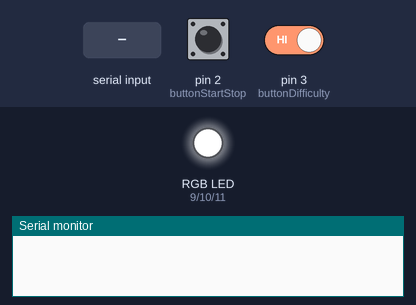
Recording of a program running on a simulated Arduino Uno, built with avr-gcc and run on an emulated ATmega328P. Parts: an RGB LED mixed from three pins (HIGH = lit), the last lines printed to the serial monitor. Dashed ring = blinking. The test bench sets the inputs (shaded band); at power-on: pin 2 (buttonStartStop) HIGH, pin 3 (buttonDifficulty) HIGH. Random numbers use the default seed unless the program sets one.

Above: at 1.2 s.
1.3 s: pin 2 (buttonStartStop) pulled LOW for 0.15 s
At 2.54 s:
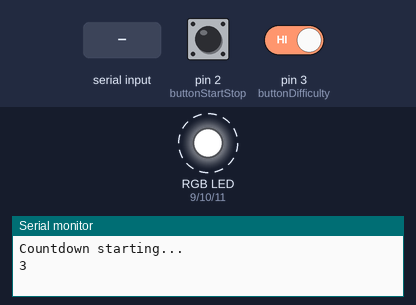
4.4 s: "1\n" received over Serial
At 5.1 s:
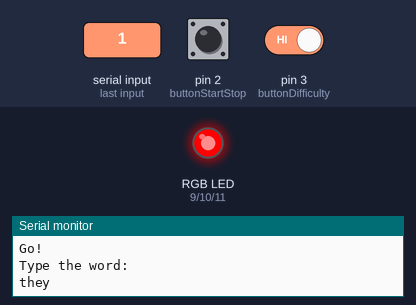
5.9 s: pin 2 (buttonStartStop) pulled LOW for 1 s
At 6.2 s:
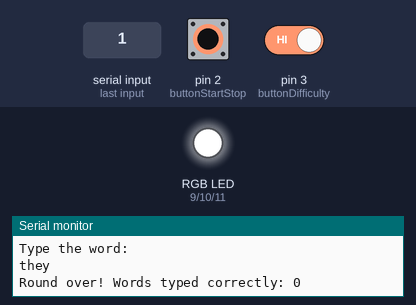
12.5 s: pin 2 (buttonStartStop) driven LOW and pin 3 (buttonDifficulty) driven LOW
At 15.9 s:
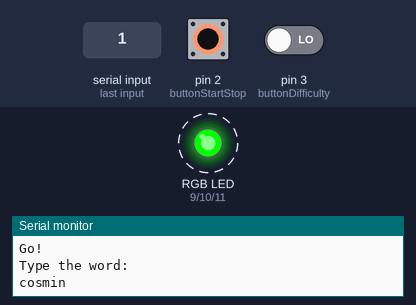
Timing chart, 0 to 46.9 s (numbered marks = the images above; inputs shaded):
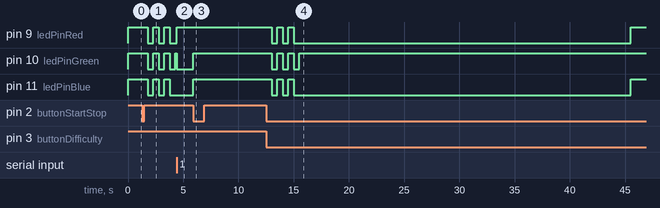

The program:

main.cpp
```cpp
#include <Arduino.h>

// Pin definitions
const int ledPinRed = 9;
const int ledPinGreen = 10;
const int ledPinBlue = 11;
const int buttonStartStop = 2;
const int buttonDifficulty = 3;
const char backspaceChar = 8;

// for debouncing
unsigned int interruptTime;
unsigned int lastInterruptTime = 0;

bool begin = 1;

// Enum for the state of the game, difficulty, and color of the RGB LED
enum GameState { IDLE, COUNTDOWN, RUNNING, FINISHED };
enum Difficulty { EASY, MEDIUM, HARD };
enum Colors { RED, GREEN, WHITE, OFF };

// Initial state of the game
GameState gameState = IDLE;
Difficulty difficulty = EASY;

// Time and variables for the countdown and round
unsigned long countdownStartTime = 0;
unsigned long lastCountdownUpdateTime = 0;
unsigned long lastBlinkTime = 0;  // Time tracker for LED blink during countdown
int countdownSecondsLeft = 3;

unsigned long roundStartTime = 0;
unsigned long wordDisplayTime = 0;
int wordsCorrect = 0;

// Words
String userInput = ""; // current input of the user
const char* currentWord = "";  // Inițializare ca string gol, accesibilă global
const char* words[] = {"robo", "cosmin", "adi", "raluca", "buton", "lab", "curs", "hi", "hey", "you", "they"};
const int numWords = 11;

// Difficulty settings
unsigned long difficultyTimes[] = {7000, 5000, 3000}; // Easy, Medium, Hard

// Debouncing
unsigned long lastDebounceTimeStartStop = 0;
unsigned long lastDebounceTimeDifficulty = 0;
const unsigned long debounceDelay = 50;  // 50 ms for debouncing

// Button state flags
volatile bool startStopFlag = false;
volatile bool difficultyFlag = false;

// Sets the color of the RGB LED
void setLEDColor(Colors col) {
    switch (col) {
      case RED:
        digitalWrite(ledPinRed, HIGH);
        digitalWrite(ledPinGreen, LOW);
        digitalWrite(ledPinBlue, LOW);
        break;
      case GREEN:
        digitalWrite(ledPinRed, LOW);
        digitalWrite(ledPinGreen, HIGH);
        digitalWrite(ledPinBlue, LOW);
        break;
      case WHITE:
        digitalWrite(ledPinRed, HIGH);
        digitalWrite(ledPinGreen, HIGH);
        digitalWrite(ledPinBlue, HIGH);
        break;
      default:
        digitalWrite(ledPinRed, LOW);
        digitalWrite(ledPinGreen, LOW);
        digitalWrite(ledPinBlue, LOW);
        break;
    }
}

// Initiate countdown
void startCountdown() {
    countdownStartTime = millis();
    lastCountdownUpdateTime = millis();
    lastBlinkTime = millis();  // Initialize blink time for countdown
    countdownSecondsLeft = 3;
    gameState = COUNTDOWN;
    Serial.println("Countdown starting...");
    begin = 1;
}

// Update countdown with LED blink
void updateCountdown() {
    if (gameState == COUNTDOWN) {
        unsigned long currentMillis = millis();

        // if we are at the start of a second
        if (countdownSecondsLeft > 0 && (currentMillis - lastCountdownUpdateTime >= 1000)) {
            lastCountdownUpdateTime = currentMillis;
            countdownSecondsLeft--;

            Serial.println(countdownSecondsLeft + 1);  // print the current number
            setLEDColor(WHITE);  // white LED
        }

        //  Stop LED after 500 ms
        if (currentMillis - lastCountdownUpdateTime >= 500 && countdownSecondsLeft > 0) {
            setLEDColor(OFF);  // LED off
        }

        // Start round after countdown reaches 0
        if (countdownSecondsLeft <= 0) {
            gameState = RUNNING;
            roundStartTime = millis();
            wordDisplayTime = millis();
            setLEDColor(GREEN);  // green LED
            Serial.println("Go!");
        }
    }
}

// Change difficulty setting
void cycleDifficulty() {
    difficulty = (Difficulty)((difficulty + 1) % 3);
    const char* difficultyText[] = {"Easy mode on!", "Medium mode on!", "Hard mode on!"};
    Serial.println(difficultyText[difficulty]);
}

// Play round
void playRound() {
    // verify if a round lasted more than 30 seconds
    if (millis() - roundStartTime >= 30000) {
        gameState = FINISHED;
    } else {
        // generate a random word and set its difficulty time
        if (begin || millis() - wordDisplayTime >= difficultyTimes[difficulty]) {
            wordDisplayTime = millis();
            currentWord = words[random(0, numWords)];
            Serial.println("Type the word: ");
            Serial.println(currentWord);

            // reset the input for the user
            userInput = "";

            begin = 0;
        }

        // if there is an available input
        while (Serial.available() > 0) {
            char incomingChar = Serial.read();  // read a char

            if (incomingChar == backspaceChar) {
                // to find backspace - delete the last char
                if (userInput.length() > 0) {
                    userInput.remove(userInput.length() - 1);
                    Serial.print("\b \b");  // delete the char from serial monitor
                }
            } else if (incomingChar == '\n' || incomingChar == '\r') {
                // ignore enter and new line
                continue;
            } else {
                // add char in user input
                userInput += incomingChar;
                // Serial.print(incomingChar);  // display char in serial monitor
            }

            // verify of the user input is correct
            if (userInput.equals(currentWord)) {
                wordsCorrect++;
                setLEDColor(GREEN);  // green LED
                wordDisplayTime = 0;  // reset time for the next word
                break;  // go to the new word
            } else if (!String(currentWord).startsWith(userInput)) {
                // conversion to string
                setLEDColor(RED);  // red LED
            } else setLEDColor(GREEN);
        }
    }
}


// End the round and show the score
void endRound() {
    Serial.print("Round over! Words typed correctly: ");
    Serial.println(wordsCorrect);
    wordsCorrect = 0;
    setLEDColor(WHITE); // white LED for idle mode
    gameState = IDLE;
}

// ISR for Start/Stop button
void onStartStopPress() {
  interruptTime = millis();
  if(interruptTime - lastInterruptTime > debounceDelay)
    startStopFlag = true;  // Flag that indicates the button was pressed
}

// ISR for Difficulty button
void onDifficultyPress() {
  interruptTime = millis();
  if(interruptTime - lastInterruptTime > debounceDelay)
    difficultyFlag = true;  // Flag that indicates the button was pressed
}

void setup() {
    Serial.begin(9600);

    // RGB LED setup
    pinMode(ledPinRed, OUTPUT);
    pinMode(ledPinGreen, OUTPUT);
    pinMode(ledPinBlue, OUTPUT);
    setLEDColor(WHITE); // White LED for idle mode

    // Button setup
    pinMode(buttonStartStop, INPUT);
    pinMode(buttonDifficulty, INPUT);

    // Attach interrupts to buttons
    attachInterrupt(digitalPinToInterrupt(buttonStartStop), onStartStopPress, FALLING);
    attachInterrupt(digitalPinToInterrupt(buttonDifficulty), onDifficultyPress, FALLING);
}

void loop() {
    // Debouncing for Start/Stop button
    if (startStopFlag) {
        startStopFlag = false;  // Reset flag

        if (gameState == IDLE) {
            startCountdown();
        } else if (gameState == RUNNING) {
            gameState = FINISHED;
        }
    }

    // Debouncing for Difficulty button
    if (difficultyFlag) {
        difficultyFlag = false;  // Reset flag

        if (gameState == IDLE) {
            cycleDifficulty();
        }
    }

    // Handle game state
    switch (gameState) {
        case IDLE:
            setLEDColor(WHITE); // White LED for idle mode
            break;
        case COUNTDOWN:
            updateCountdown(); // Update countdown with LED blink
            break;
        case RUNNING:
            playRound(); // Play round
            break;
        case FINISHED:
            endRound(); // End round and reset game
            break;
    }
}
```

Measured:
- after the input at 1.3 s, pin 9 (ledPinRed), pin 10 (ledPinGreen), pin 11 (ledPinBlue): alternates HIGH for 0.50 s and LOW for 0.50 s, starting after 0.50 s
- after the input at 4.4 s, pin 9 (ledPinRed): LOW → HIGH at once; pin 10 (ledPinGreen): HIGH → LOW at once
- after the input at 5.9 s, pin 10 (ledPinGreen), pin 11 (ledPinBlue): LOW → HIGH at once
- after the input at 12.5 s, pin 9 (ledPinRed), pin 11 (ledPinBlue): goes LOW 0.50 s, HIGH 0.50 s, LOW 0.50 s, HIGH 0.50 s, LOW 30.5 s, then HIGH, starting after 0.50 s; pin 10 (ledPinGreen): alternates HIGH for 0.50 s and LOW for 0.50 s, 6 changes in all, then stays HIGH, starting after 0.50 s
